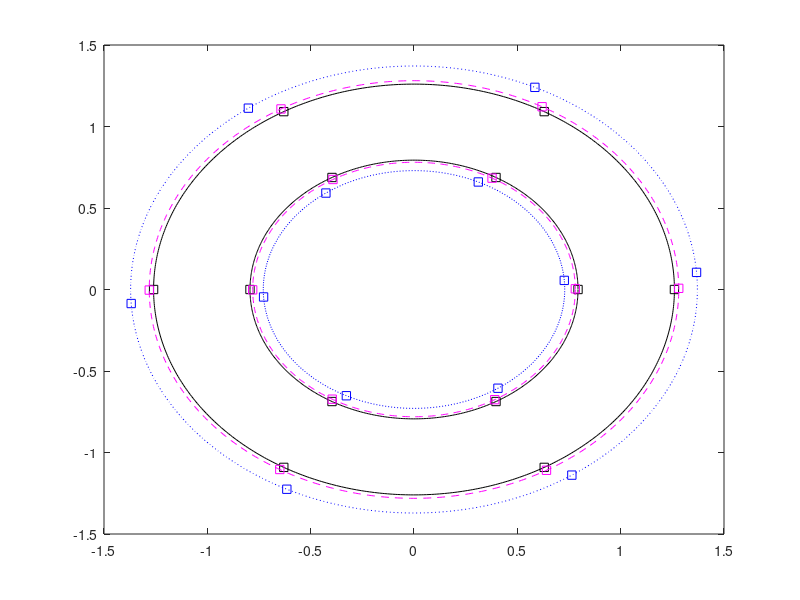

MATLAB code to generate this figure: (Note: this script raises an error after producing the figure.)
clear all
close all
clc

circle_range = 0:0.01:2*pi;
rotation = exp(1j*circle_range);

k = 0:1:5;
phased = 2*pi*k/6;
rd = sqrt(1+sin(pi/5));
d_circ_1 = rd*rotation;
d_circ_2 = 1/rd*rotation;
d_points_1 = rd .* exp(1j*phased);
d_points_2 = 1/rd .* exp(1j*phased);

rk = 0.7806;
phasek = [2.0971,  0.0056,  1.0659, -1.0467,  3.1443, -2.1024];
k_circ_1 = rk*rotation;
k_circ_2 = 1/rk*rotation;
k_points_1 = rk .* exp(1j*phasek);
k_points_2 = 1/rk .* exp(1j*phasek);

rm = 0.7293;
phasem = [-0.9800,  1.1301, -2.0362,  2.1951,  3.2044,  0.0767];
m_circ_1 = rm*rotation;
m_circ_2 = 1/rm*rotation;
m_points_1 = rm .* exp(1j*phasem);
m_points_2 = 1/rm .* exp(1j*phasem);

fig1 = figure(1)
c0 = plot(real(d_circ_1), imag(d_circ_1), "k")
hold on
plot(real(d_circ_2), imag(d_circ_2), "k")
plot(real(d_points_1), imag(d_points_1), "ksquare")
plot(real(d_points_2), imag(d_points_2), "ksquare")

c1 = plot(real(k_circ_1), imag(k_circ_1), "m--")
plot(real(k_circ_2), imag(k_circ_2), "m--")
plot(real(k_points_1), imag(k_points_1), "msquare")
plot(real(k_points_2), imag(k_points_2), "msquare")

c2 = plot(real(m_circ_1), imag(m_circ_1), "b:")
plot(real(m_circ_2), imag(m_circ_2), "b:")
plot(real(m_points_1), imag(m_points_1), "bsquare")
plot(real(m_points_2), imag(m_points_2), "bsquare")

legend([c0,c1,c2], {"DiZeT","KAN","MLP"}, location = "north west")
xlabel("Real")
ylabel("Imaginary")
xlim([-2 2])
ylim([-2 2])
grid on
hold off

saveas(fig1, "constellation.eps", eps)